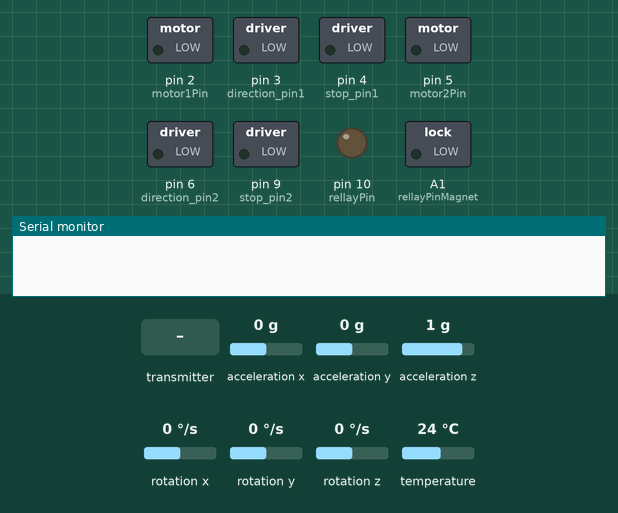
Bench run of a sketch on a simulated Arduino Uno, built with avr-gcc and run on an emulated ATmega328P. Parts: switched loads named in the sketch (green lamp = pin HIGH), output pins drawn as LEDs (lit = HIGH), the last lines printed to the serial monitor. The inputs (shaded band) are chosen by the test bench; at power-on: acceleration x 0 g, acceleration y 0 g, acceleration z 1 g, rotation x 0 °/s, rotation y 0 °/s, rotation z 0 °/s, temperature 24 °C. No radio packets arrive unless stated.

Above: at 1.2 s.
1.3 s: the transmitter starts sending joy1X = 0
At 2.3 s:
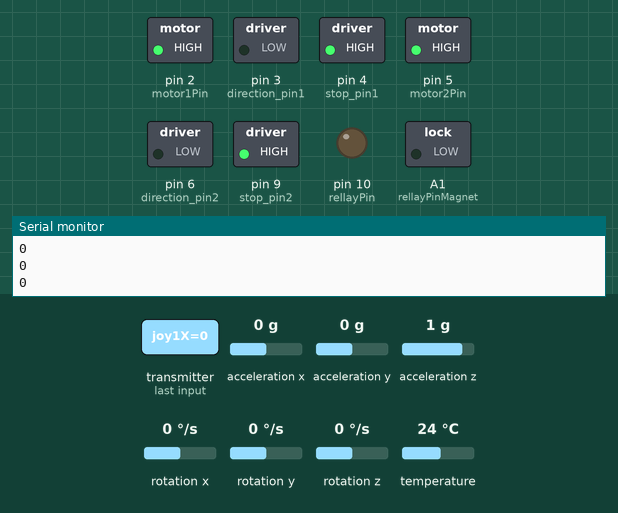
2.8 s: the transmitter starts sending joy2X = 256
At 4.0 s:
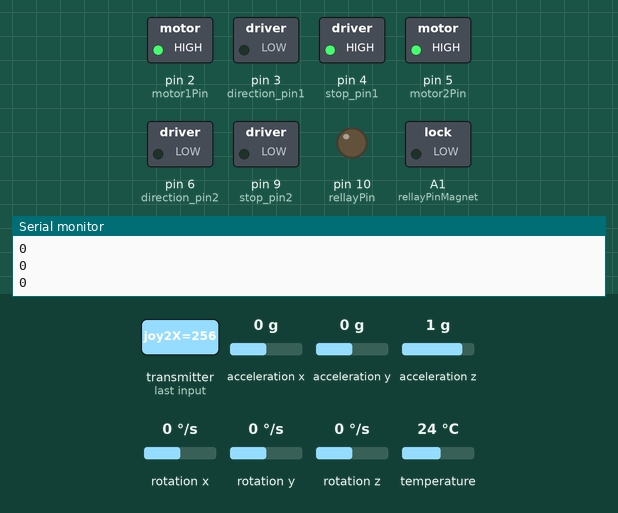
4.3 s: the transmitter starts sending rellayController = 1
At 5.0 s:
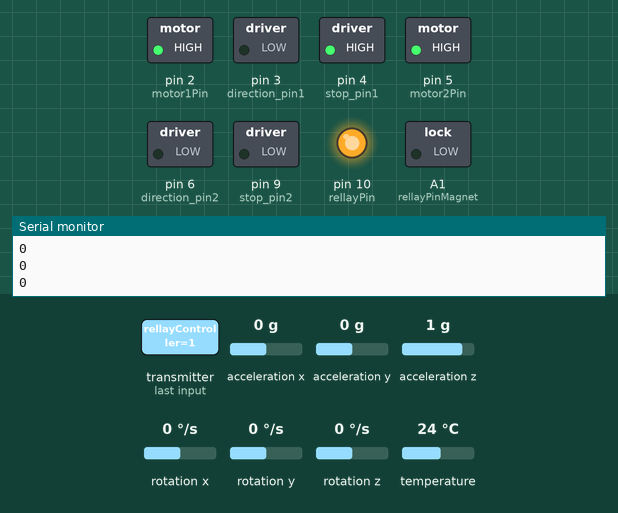
5.8 s: the transmitter starts sending joy1X = 256
At 7.0 s:
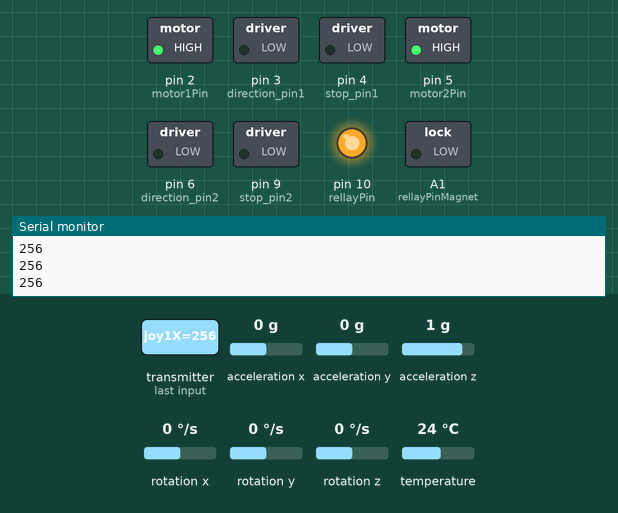
7.3 s: the transmitter starts sending joy2X = 0
At 8.2 s:
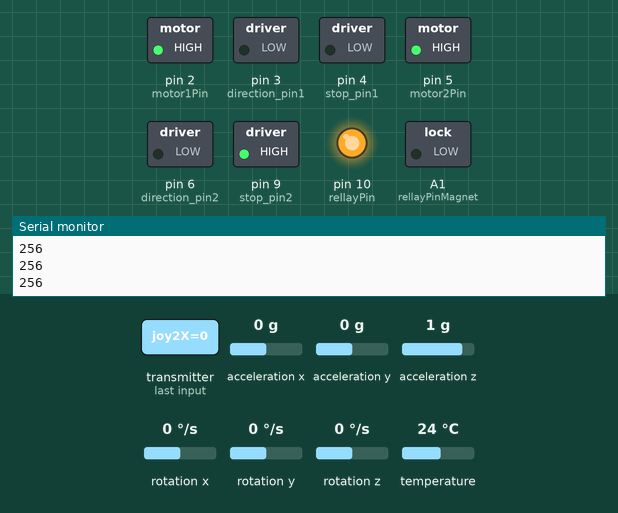
8.8 s: the transmitter starts sending rellayController = 0
At 9.2 s:
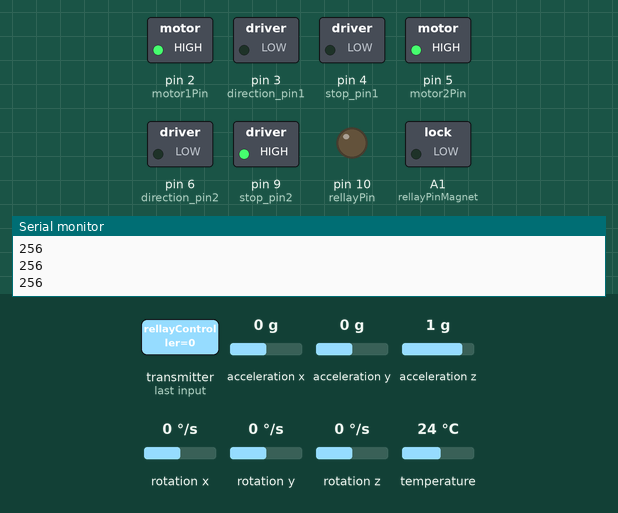
Timing chart, 0 to 11.3 s (numbered marks = the images above; inputs shaded):
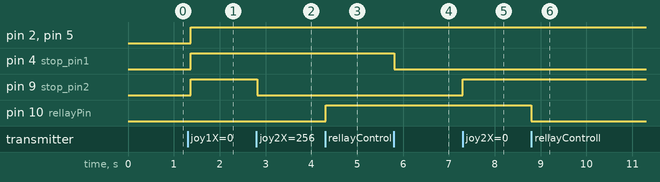

The sketch:

Battlebot.ino
```cpp
#include <SPI.h>
#include <nRF24L01.h>
#include <RF24.h>

#include <Adafruit_MPU6050.h>
#include <Adafruit_Sensor.h>
#include <Wire.h>

#define rellayPin 10
#define rellayPinMagnet A1

#define motor1Pin 2
#define direction_pin1 3
#define stop_pin1 4

#define motor2Pin 5
#define direction_pin2 6
#define stop_pin2 9

RF24 radio(7, 8); // CE, CSN

Adafruit_MPU6050 mpu;

const byte address[6] = "00001";

void setup() {
  pinMode(direction_pin1, OUTPUT);
  pinMode(stop_pin1, OUTPUT);
  pinMode(direction_pin2, OUTPUT);
  pinMode(stop_pin2, OUTPUT);
  pinMode(rellayPin, OUTPUT);
  pinMode(rellayPinMagnet, OUTPUT);

  Serial.begin(9600);

  radio.begin();
  radio.openReadingPipe(1, address);
  radio.setPALevel(RF24_PA_MIN);
  radio.startListening();

  if (!mpu.begin()) {
		Serial.println("Failed to find MPU6050 chip");
		while (1) {
		  delay(10);
		}
	}

  mpu.setAccelerometerRange(MPU6050_RANGE_8_G);

	// set gyro range to +- 500 deg/s
	mpu.setGyroRange(MPU6050_RANGE_500_DEG);

	// set filter bandwidth to 21 Hz
	mpu.setFilterBandwidth(MPU6050_BAND_21_HZ);
}

// Structure to store received data
struct {
  int joy1X;
  int joy1Y;
  int joy2X;
  int joy2Y;
  bool rellayController;
  bool rellayControllerPinMagnet;
}receivedData;

struct {
  int batteryLevel;
  float speed;
  bool isFlipped;
}dataToSend;

int motor1Dir = 0;
int motor2Dir = 0;

void loop() {
  if (radio.available()) {
    radio.read(&receivedData, sizeof(receivedData));

    // Map the joystick X values from the range 0-1023 to the range 0-255
    // int mappedJoy1X = map(receivedData.joy1X, 0, 1023, 0, 255);
    // int mappedJoy2X = map(receivedData.joy2X, 0, 1023, 0, 255);
    Serial.println(receivedData.joy1X);
    // Control Motor 1 based on joystick 1 input
    if (receivedData.joy1X <= 200) {
      if(motor1Dir < 1){
        digitalWrite(stop_pin1, LOW);
        motor1Dir = 1;
      }else{
        int mappedJoy1X = map(receivedData.joy1X, 320, 0, 0, 255);
        digitalWrite(stop_pin1, HIGH);
        digitalWrite(direction_pin1, LOW);
        analogWrite(motor1Pin, mappedJoy1X);
        }
    } else if (receivedData.joy1X >= 820 ) {
      if(motor1Dir > -1){
        digitalWrite(stop_pin1, LOW);
        motor1Dir = -1;
      }else{
        int mappedJoy1X = map(receivedData.joy1X, 700, 1023, 0, 255);
        digitalWrite(stop_pin1, HIGH);
        digitalWrite(direction_pin1, HIGH);
        analogWrite(motor1Pin, mappedJoy1X);
        }
    } else {
        digitalWrite(stop_pin1, LOW);
    }

    // Control Motor 2 based on joystick 2 input
    if (receivedData.joy2X <= 200) {
      if(motor2Dir < 1){
        digitalWrite(stop_pin2, LOW);
        motor2Dir = 1;
      }else{
        int mappedJoy2X = map(receivedData.joy2X, 320, 0, 0, 255);
        digitalWrite(stop_pin2, HIGH);
        digitalWrite(direction_pin2, LOW);
        analogWrite(motor2Pin, mappedJoy2X);
        }
    } else if (receivedData.joy2X >= 820) {
        if(motor2Dir > -1){
          digitalWrite(stop_pin2, LOW);
          motor2Dir = -1;
        }else{
        int mappedJoy2X = map(receivedData.joy2X, 700, 1023, 0, 255);
        digitalWrite(stop_pin2, HIGH);
        digitalWrite(direction_pin2, HIGH);
        analogWrite(motor2Pin, mappedJoy2X);
        }
    } else {
        digitalWrite(stop_pin2, LOW);
    }

    // Control relay based on relay controller input
    digitalWrite(rellayPin, receivedData.rellayController);
    digitalWrite(rellayPinMagnet, receivedData.rellayControllerPinMagnet);

}

  sensors_event_t a, g, t;
	mpu.getEvent(&a, &g, &t);

  dataToSend.batteryLevel = 100;
  dataToSend.isFlipped = g.gyro.y;
  dataToSend.speed = a.acceleration.x;

  delay(10);

  radio.stopListening();

  radio.openWritingPipe(address);
  radio.write(&dataToSend, sizeof(dataToSend));
  radio.openReadingPipe(1, address);
  radio.startListening();
}
```

Measured:
- after the input at 1.3 s, pin 2 (motor1Pin), pin 4 (stop_pin1), pin 5 (motor2Pin), pin 9 (stop_pin2): LOW → HIGH after 0.07 s
- after the input at 2.8 s, pin 9 (stop_pin2): HIGH → LOW at once
- after the input at 4.3 s, pin 10 (rellayPin): LOW → HIGH at once
- after the input at 5.8 s, pin 4 (stop_pin1): HIGH → LOW at once
- after the input at 7.3 s, pin 9 (stop_pin2): LOW → HIGH at once
- after the input at 8.8 s, pin 10 (rellayPin): HIGH → LOW at once
